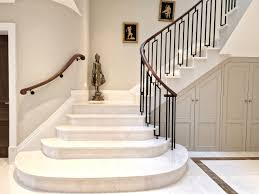
#> input picture assets/room.jpg, 259 x 194 px, found by its file name
$ jupyter execute --allow-errors 'imageseg (1).ipynb'   (shell and % lines are left out)
#> lines starting #> are read from the running program, lines starting #| are printed output that depends on the picture
[cell 1]
from transformers import Mask2FormerForUniversalSegmentation
from transformers import AutoImageProcessor
import torch

model_name = "facebook/mask2former-swin-base-ade-semantic"

#> (the rest of this cell did not finish here and is left out)

[cell 2]
from google.colab import files
print("Upload ROOM image:")
uploaded = files.upload()
#> the answer given: room.jpg

[cell 3]
from PIL import Image
import numpy as np

image = Image.open(list(uploaded.keys())[0]).convert("RGB")
#> image is the input picture: PIL image 259x194 RGB; mean R, G, B 199.2, 185.5, 170.4
image

#> (a cell that did not finish here is left out)

#> (a cell that did not finish here is left out)

[cell 6]
WALL_ID = 0
FLOOR_ID = 3

#> (the rest of this cell did not finish here and is left out)

[cell 7]
import matplotlib.pyplot as plt

plt.figure(figsize=(15,5))

plt.subplot(1,3,1)
plt.imshow(image)
plt.title("Original")

plt.subplot(1,3,2)
#> (the rest of this cell did not finish here and is left out)

[cell 8]
from google.colab import files
print("Upload Tile image:")
uploaded_tile = files.upload()
#> the answer given: tile.jpg

[cell 9]
tile_img = Image.open(list(uploaded_tile.keys())[0]).convert("RGB")
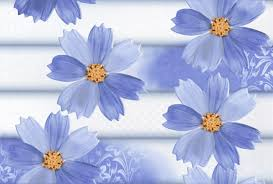
#> input picture assets/tile.jpg, 273 x 184 px, found by its file name
#> tile_img is the input picture: PIL image 273x184 RGB; mean R, G, B 178.4, 186.7, 220.4
tile_img

[cell 10]
import numpy as np

tile_np = np.array(tile_img)
room_h, room_w = image.size[1], image.size[0]
#> room_h = 194; room_w = 259

tile_h, tile_w = tile_np.shape[:2]
#> tile_h = 184; tile_w = 273

repeat_y = room_h // tile_h + 1
#> repeat_y = 2
repeat_x = room_w // tile_w + 1
#> repeat_x = 1

big_tile = np.tile(tile_np, (repeat_y, repeat_x, 1))
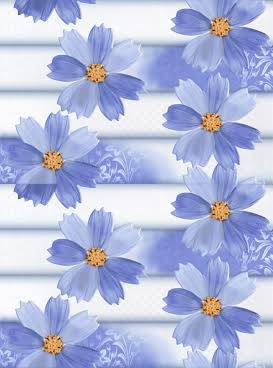
#> big_tile: shape (368, 273, 3); mean R, G, B 178.4, 186.7, 220.4
big_tile = big_tile[:room_h, :room_w]
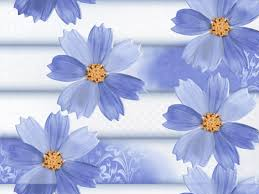
#> big_tile: shape (194, 259, 3); mean R, G, B 177.1, 185.6, 219.9

[cell 11]
room_np = np.array(image)

#> (the rest of this cell did not finish here and is left out)

[cell 12]
plt.figure(figsize=(10,8))
#> (the rest of this cell did not finish here and is left out)

# Realistic Editition

[cell 13]
import cv2
import numpy as np

# [19 lines left out: function create_tile_pattern, not called in this run]

[cell 14]
# [13 lines left out: function order_points_clockwise, not called in this run]

[cell 15]
# [26 lines left out: function get_floor_corners, not called in this run]

[cell 16]
# [5 lines left out: function extract_lighting, not called in this run]

[cell 17]
import numpy as np
import cv2

# Convert PIL to OpenCV format
image = np.array(image)

# Convert RGB (PIL) → BGR (OpenCV)
image = cv2.cvtColor(image, cv2.COLOR_RGB2BGR)
#> image: shape (194, 259, 3)

# Convert PIL Image to numpy array (RGB)
tile_img_np = np.array(tile_img)
# Convert RGB (numpy) to BGR (OpenCV)
tile_img_cv = cv2.cvtColor(tile_img_np, cv2.COLOR_RGB2BGR)
